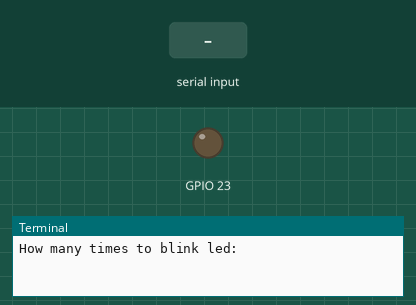
The program below on a simulated Raspberry Pi (BCM pin numbers). Shown: output pins drawn as LEDs (lit = HIGH), the last lines printed to the terminal. Dashed ring = blinking. The test bench sets the inputs (shaded band).

Above: at 1.2 s.
1.3 s: "90" typed at the terminal, then Enter
At 1.4 s:
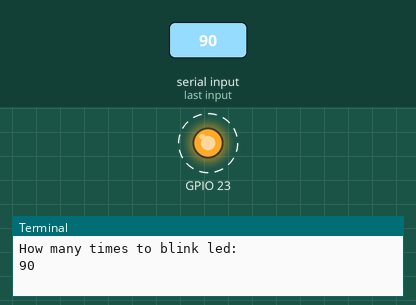
Timing chart, 0 to 10.3 s (numbered marks = the images above; inputs shaded):
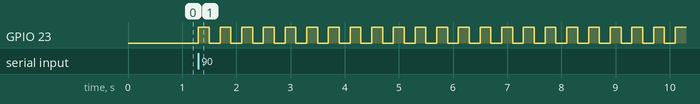

The program:

LED_GPIO_Extension.py
```python
import RPi.GPIO as GPIO
import time
GPIO.cleanup()

GPIO.setmode(GPIO.BCM)
GPIO.setup(23, GPIO.OUT)

blinks = int(input("How many times to blink led: "))

for i in range(blinks):
	GPIO.output(23, True)
	time.sleep(0.2)
	GPIO.output(23, False)
	time.sleep(0.2)

GPIO.cleanup()
```

Measured:
- after the input at 1.3 s, GPIO 23: alternates HIGH for 0.20 s and LOW for 0.20 s, starting at once
